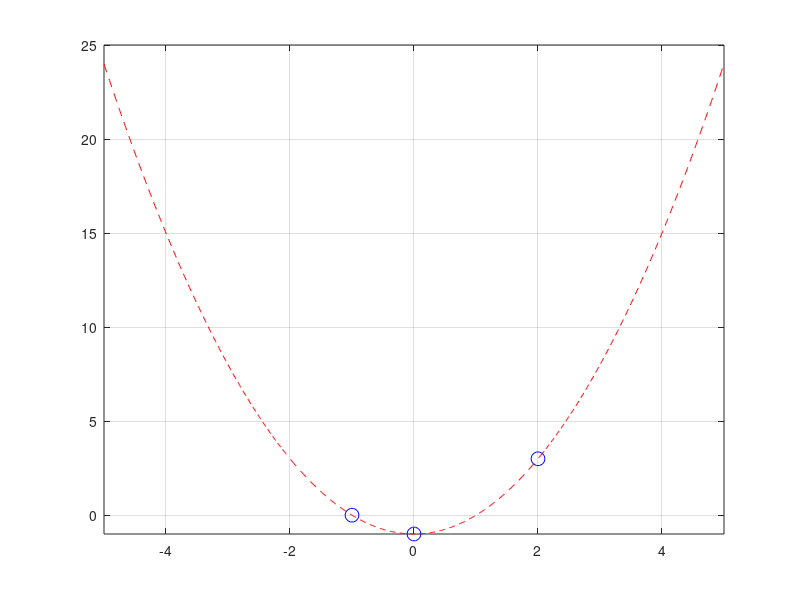
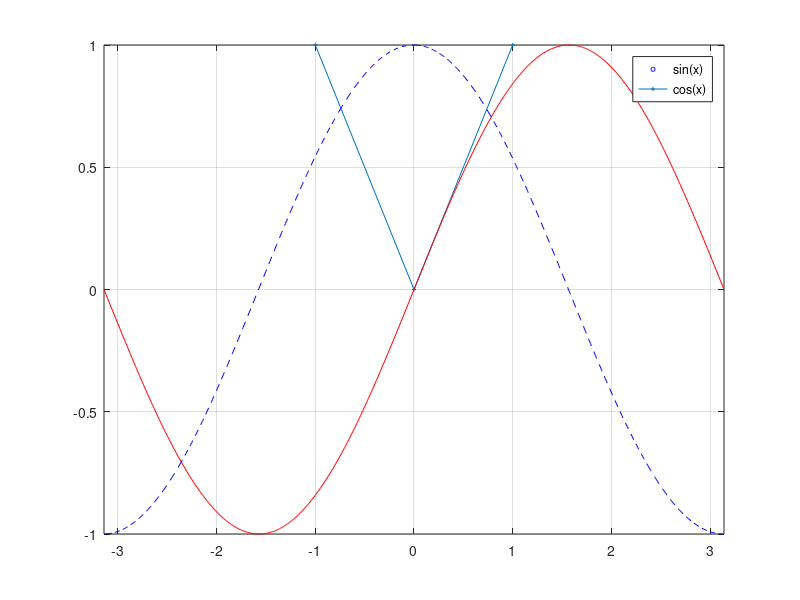

Reproduce these figures in MATLAB, in order. (Note: this script raises an error after producing the figures.)
%% Polinom olusturma
%(-1,0),(0,-1),(2,3) noktalarindan gecen 
% 2.dereceden polinom elde edelim
clc; clear all;

X = [-1, 0, 2];
Y = [0, -1, 3];
polinom = polyfit(X,Y,2)
plot(X,Y,'bo','MarkerSize',10);

x = -5:0.01:5;
y = polyval(polinom, x);
hold on;
plot(x,y,'r--');
grid on;
xlim([-5, 5]);
ylim([-1, 25]);
% Soru-1
% y=x^2+10*randn fonksiyonunun polyfit ile katsayilarini bulunuz
% y=x^2 fonksiyonu ile birlikte ayni grafige cizdiriniz.
x = -10:1:10;
y1 = x.^2 + 10 * randn(size(x));

coefficients_y1 = polyfit(x, y1, 2);
figure;
plot(x, y1, 'bo', 'Markersize', 3);
hold on;
plot(x, x.^2, 'Marker','+', 'MarkerSize',3);



%% Optimizasyon 
% y = cos(e^x)+x^2-1 fonksiyonunu minimum yapan degeri bulalim
clc;
y = @(x) cos(exp(x))+x^2 - 1;
[min_x, min_func] = fminbnd(y,-100, 100);
[min_x, min_func] = fminsearch(y, -5);

% Soru - 2
% f(x)=cos(4x)*sin(10x)*e^-|x|
% fonksiyonunun [-pi, pi] araliginda 
% fonksiyonu minimum yapan degeri bulunuz

y = @(x) cos(4*x).*sin(10*x).*exp(-abs(x));
[min_x, min_func] = fminbnd(y, -pi, pi)   % min_x = 0.7768
fprintf('Minimum değer: %.4f\n', min_func);
fprintf('Minimumu sağlayan x değeri: %.4f\n',min_x);

%% Numerik turev
clc
a = [1,3,6,7,8,12];
diff(a)

% y = sin(x) fonksiyonunun turevini alalim
x = -pi:0.01:pi;
y = sin(x);
dydx = diff(y) ./ diff(x)
plot(x,y,'r')
hold on;
plot(x(1:length(dydx)),dydx,'b--')
grid on;
xlim([-pi, pi])
ylim([-1, 1])
legend('sin(x)','cos(x)')

%% Sembolik turev
syms x y
clc
% y = sin(x)*x fonksiyonunun turevini alalim
f = sin(x)*x
% x'e gore 2 kez turev aliniyor.
diff(f,x,2)

f = sin(x)*y 
% sirasiyla x ve y'ye gore turev aliniyor
diff(f,x,y)

%% Numerik integral

% y = sin(x)*x fonksiyonunun integralini alalim
y = @(x) sin(x).*x;
integral(y,0,2*pi)


%% Sembolik integral
syms x
clc
% y = sin(x)*x fonksiyonunun integralini alalim
y = sin(x)*x
int_func = int(y,x)
diff_func = diff(int_func,x)

%% Diferansiyel denklem cozumu
clear all
clc
% dydt = 2*t fonksiyonunu hesaplayalim
% y = a*t^2 + b*t
f = @(t,y) 2*t;
t_aralik = [0 5];
y0 = 0;

[t, y] = ode45(f,t_aralik,y0);
plot(t,y)
grid on;


% dx/dt = 3*x+4*y
% dy/dt = -4*x+3*y denklem sistemini cozelim
% x = a(1), y = a(2)
fun = @(t,a) [3*a(1)+4*a(2); -4*a(1)+3*a(2)];
t_aralik = [0 5];
a0 = [0, 0.5];
[t, f] = ode45(fun, t_aralik, a0);
plot(t,f(:,1),'r--');
hold on;
plot(t,f(:,2),'b--');
legend('x','y');
grid on;

m = 1; k = 1; b = 0.2;
% Yay damper sistemini cozelim
%dx/dt = v
%dv/dt = -k/m*x - b/m*v
%x=a(1), v=a(2)
fun = @(t,a)[a(2); -k/m*a(1) - b/m*a(2)];
t_aralik = [0 50];
a0 = [0, 0.5];
[t,f] = ode45(fun, t_aralik, a0);
figure;
plot(t,f(:,1),'r--');
hold on;
plot(t,f(:,2),'b--');
legend('x','v');
grid on;



R = 1; L = 1; C = 1;
% Soru - 3
% Basit bir RLC sisteminin cozumunu yapalim
% dq/dt = i
% di/dt = -q/(L*C)-i*R/L
% Baslangic kosullari [0, 0.25] 
% T zaman araligi [0 20]
fun = @(t, a) [a(2); -a(1)/(L*C) - R*a(2)/L];
t_aralik = [0 20];
a0 = [0, 0.25];
[t, f] = ode45(fun, t_aralik, a0);
figure;
plot(t, f(:, 1), 'r--');
hold on;
plot(t,f(:,2),'b--');
legend('q','i');
grid on;
